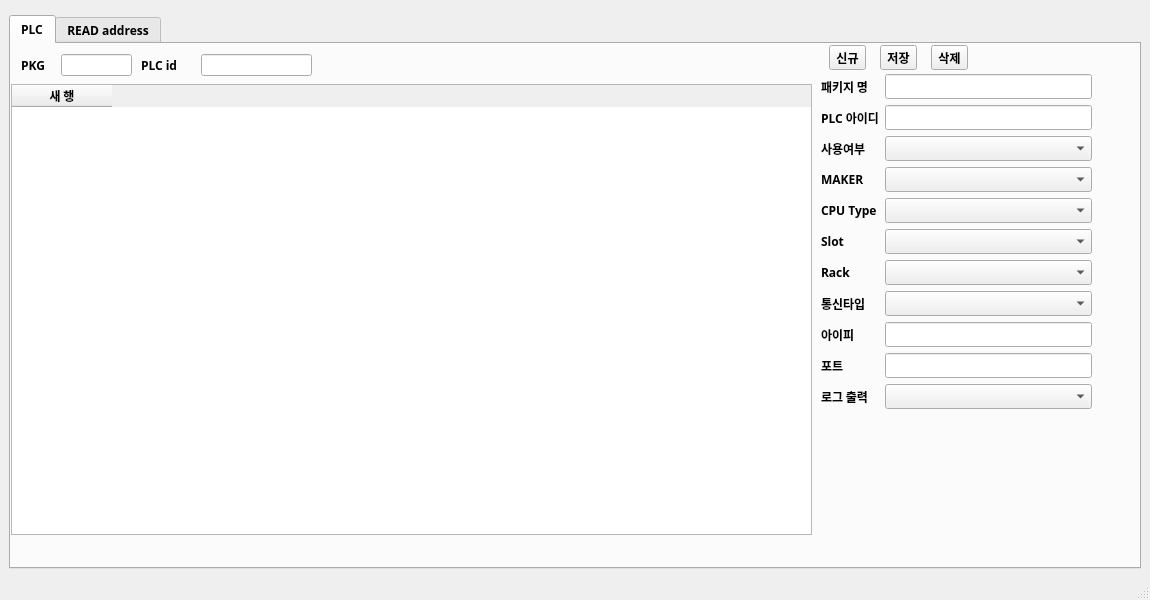
<?xml version="1.0" encoding="UTF-8"?>
<ui version="4.0">
 <class>MainWindow</class>
 <widget class="QMainWindow" name="MainWindow">
  <property name="geometry">
   <rect>
    <x>0</x>
    <y>0</y>
    <width>1150</width>
    <height>600</height>
   </rect>
  </property>
  <property name="sizePolicy">
   <sizepolicy hsizetype="Expanding" vsizetype="Expanding">
    <horstretch>0</horstretch>
    <verstretch>0</verstretch>
   </sizepolicy>
  </property>
  <property name="minimumSize">
   <size>
    <width>1150</width>
    <height>600</height>
   </size>
  </property>
  <property name="maximumSize">
   <size>
    <width>1150</width>
    <height>600</height>
   </size>
  </property>
  <property name="baseSize">
   <size>
    <width>600</width>
    <height>300</height>
   </size>
  </property>
  <property name="font">
   <font>
    <family>맑은 고딕</family>
    <weight>75</weight>
    <bold>true</bold>
   </font>
  </property>
  <property name="windowTitle">
   <string>MainWindow</string>
  </property>
  <widget class="QWidget" name="centralwidget">
   <layout class="QGridLayout" name="gridLayout_2">
    <item row="1" column="1">
     <widget class="Line" name="line">
      <property name="orientation">
       <enum>Qt::Vertical</enum>
      </property>
     </widget>
    </item>
    <item row="2" column="1">
     <widget class="QTabWidget" name="tap_info">
      <property name="currentIndex">
       <number>0</number>
      </property>
      <widget class="QWidget" name="tab">
       <attribute name="title">
        <string>PLC</string>
       </attribute>
       <widget class="QWidget" name="layoutWidget">
        <property name="geometry">
         <rect>
          <x>810</x>
          <y>0</y>
          <width>155</width>
          <height>28</height>
         </rect>
        </property>
        <layout class="QGridLayout" name="gridLayout">
         <item row="0" column="0">
          <widget class="QToolButton" name="btn_addPlc">
           <property name="text">
            <string>신규</string>
           </property>
          </widget>
         </item>
         <item row="0" column="2">
          <widget class="QToolButton" name="btn_delPlc">
           <property name="text">
            <string>삭제</string>
           </property>
          </widget>
         </item>
         <item row="0" column="1">
          <widget class="QToolButton" name="btn_savePlc">
           <property name="text">
            <string>저장</string>
           </property>
          </widget>
         </item>
        </layout>
       </widget>
       <widget class="QWidget" name="formLayoutWidget_2">
        <property name="geometry">
         <rect>
          <x>810</x>
          <y>30</y>
          <width>271</width>
          <height>461</height>
         </rect>
        </property>
        <layout class="QFormLayout" name="formLayout_2">
         <item row="0" column="0">
          <widget class="QLabel" name="label_7">
           <property name="text">
            <string>패키지 명</string>
           </property>
          </widget>
         </item>
         <item row="0" column="1">
          <widget class="QLineEdit" name="PLC_PKG_ID">
           <property name="text">
            <string/>
           </property>
          </widget>
         </item>
         <item row="1" column="0">
          <widget class="QLabel" name="label_8">
           <property name="text">
            <string>PLC 아이디</string>
           </property>
          </widget>
         </item>
         <item row="1" column="1">
          <widget class="QLineEdit" name="PLC_PLC_ID"/>
         </item>
         <item row="3" column="0">
          <widget class="QLabel" name="label_9">
           <property name="text">
            <string>MAKER</string>
           </property>
          </widget>
         </item>
         <item row="3" column="1">
          <widget class="QComboBox" name="PLC_PLC_MAKER"/>
         </item>
         <item row="4" column="0">
          <widget class="QLabel" name="label_12">
           <property name="text">
            <string>CPU Type</string>
           </property>
          </widget>
         </item>
         <item row="4" column="1">
          <widget class="QComboBox" name="PLC_CPU_TY"/>
         </item>
         <item row="5" column="0">
          <widget class="QLabel" name="label_13">
           <property name="text">
            <string>Slot</string>
           </property>
          </widget>
         </item>
         <item row="5" column="1">
          <widget class="QComboBox" name="PLC_SLOT"/>
         </item>
         <item row="6" column="0">
          <widget class="QLabel" name="label_14">
           <property name="text">
            <string>Rack</string>
           </property>
          </widget>
         </item>
         <item row="6" column="1">
          <widget class="QComboBox" name="PLC_RACK"/>
         </item>
         <item row="7" column="0">
          <widget class="QLabel" name="label_18">
           <property name="text">
            <string>통신타입</string>
           </property>
          </widget>
         </item>
         <item row="7" column="1">
          <widget class="QComboBox" name="PLC_COMM_TY"/>
         </item>
         <item row="8" column="0">
          <widget class="QLabel" name="label_16">
           <property name="text">
            <string>아이피</string>
           </property>
          </widget>
         </item>
         <item row="8" column="1">
          <widget class="QLineEdit" name="PLC_PLC_IP"/>
         </item>
         <item row="9" column="0">
          <widget class="QLabel" name="label_15">
           <property name="text">
            <string>포트</string>
           </property>
          </widget>
         </item>
         <item row="9" column="1">
          <widget class="QLineEdit" name="PLC_PLC_PORT"/>
         </item>
         <item row="10" column="0">
          <widget class="QLabel" name="label_11">
           <property name="text">
            <string>로그 출력</string>
           </property>
          </widget>
         </item>
         <item row="10" column="1">
          <widget class="QComboBox" name="PLC_LOG_YN"/>
         </item>
         <item row="2" column="1">
          <widget class="QComboBox" name="PLC_USE_YN"/>
         </item>
         <item row="2" column="0">
          <widget class="QLabel" name="label_10">
           <property name="text">
            <string>사용여부</string>
           </property>
          </widget>
         </item>
        </layout>
       </widget>
       <widget class="QTableWidget" name="list_sk">
        <property name="geometry">
         <rect>
          <x>0</x>
          <y>40</y>
          <width>801</width>
          <height>451</height>
         </rect>
        </property>
        <property name="font">
         <font>
          <family>맑은 고딕</family>
          <pointsize>9</pointsize>
          <weight>75</weight>
          <bold>true</bold>
         </font>
        </property>
        <property name="showDropIndicator" stdset="0">
         <bool>false</bool>
        </property>
        <property name="dragEnabled">
         <bool>false</bool>
        </property>
        <property name="dragDropOverwriteMode">
         <bool>false</bool>
        </property>
        <property name="selectionBehavior">
         <enum>QAbstractItemView::SelectItems</enum>
        </property>
        <column>
         <property name="text">
          <string>새 행</string>
         </property>
        </column>
       </widget>
       <widget class="QLabel" name="label_4">
        <property name="geometry">
         <rect>
          <x>10</x>
          <y>10</y>
          <width>53</width>
          <height>22</height>
         </rect>
        </property>
        <property name="text">
         <string>PKG</string>
        </property>
       </widget>
       <widget class="QLineEdit" name="plc_search_pkg">
        <property name="geometry">
         <rect>
          <x>50</x>
          <y>10</y>
          <width>71</width>
          <height>22</height>
         </rect>
        </property>
       </widget>
       <widget class="QLabel" name="label_5">
        <property name="geometry">
         <rect>
          <x>130</x>
          <y>10</y>
          <width>51</width>
          <height>22</height>
         </rect>
        </property>
        <property name="text">
         <string>PLC id</string>
        </property>
       </widget>
       <widget class="QLineEdit" name="plc_search_plc">
        <property name="geometry">
         <rect>
          <x>190</x>
          <y>10</y>
          <width>111</width>
          <height>22</height>
         </rect>
        </property>
       </widget>
      </widget>
      <widget class="QWidget" name="tab_3">
       <attribute name="title">
        <string>READ address</string>
       </attribute>
       <widget class="QLabel" name="selected_msg">
        <property name="geometry">
         <rect>
          <x>650</x>
          <y>20</y>
          <width>281</width>
          <height>16</height>
         </rect>
        </property>
        <property name="text">
         <string>-</string>
        </property>
       </widget>
       <widget class="QLabel" name="label_6">
        <property name="geometry">
         <rect>
          <x>10</x>
          <y>10</y>
          <width>53</width>
          <height>22</height>
         </rect>
        </property>
        <property name="text">
         <string>PKG</string>
        </property>
       </widget>
       <widget class="QWidget" name="formLayoutWidget_3">
        <property name="geometry">
         <rect>
          <x>810</x>
          <y>30</y>
          <width>271</width>
          <height>461</height>
         </rect>
        </property>
        <layout class="QFormLayout" name="formLayout_3">
         <item row="0" column="0">
          <widget class="QLabel" name="label_17">
           <property name="text">
            <string>패키지 명</string>
           </property>
          </widget>
         </item>
         <item row="0" column="1">
          <widget class="QLineEdit" name="READ_PKG_ID">
           <property name="text">
            <string/>
           </property>
          </widget>
         </item>
         <item row="1" column="0">
          <widget class="QLabel" name="label_19">
           <property name="text">
            <string>PLC 아이디</string>
           </property>
          </widget>
         </item>
         <item row="1" column="1">
          <widget class="QLineEdit" name="READ_PLC_ID"/>
         </item>
         <item row="2" column="0">
          <widget class="QLabel" name="label_28">
           <property name="text">
            <string>사용여부</string>
           </property>
          </widget>
         </item>
         <item row="2" column="1">
          <widget class="QComboBox" name="READ_USE_YN"/>
         </item>
         <item row="3" column="0">
          <widget class="QLabel" name="label_20">
           <property name="text">
            <string>Address</string>
           </property>
          </widget>
         </item>
         <item row="3" column="1">
          <widget class="QLineEdit" name="READ_ADDR"/>
         </item>
         <item row="4" column="0">
          <widget class="QLabel" name="label_21">
           <property name="text">
            <string>Pos</string>
           </property>
          </widget>
         </item>
         <item row="4" column="1">
          <widget class="QLineEdit" name="READ_POS"/>
         </item>
         <item row="5" column="0">
          <widget class="QLabel" name="label_22">
           <property name="text">
            <string>Length</string>
           </property>
          </widget>
         </item>
         <item row="5" column="1">
          <widget class="QLineEdit" name="READ_LENGTH"/>
         </item>
         <item row="6" column="0">
          <widget class="QLabel" name="label_23">
           <property name="text">
            <string>Alias</string>
           </property>
          </widget>
         </item>
         <item row="6" column="1">
          <widget class="QLineEdit" name="READ_ALIAS"/>
         </item>
        </layout>
       </widget>
       <widget class="QLineEdit" name="addr_search_pkg">
        <property name="geometry">
         <rect>
          <x>50</x>
          <y>10</y>
          <width>71</width>
          <height>22</height>
         </rect>
        </property>
       </widget>
       <widget class="QLabel" name="label_29">
        <property name="geometry">
         <rect>
          <x>130</x>
          <y>10</y>
          <width>51</width>
          <height>22</height>
         </rect>
        </property>
        <property name="text">
         <string>PLC id</string>
        </property>
       </widget>
       <widget class="QTableWidget" name="list_sk_2">
        <property name="geometry">
         <rect>
          <x>0</x>
          <y>40</y>
          <width>801</width>
          <height>451</height>
         </rect>
        </property>
        <property name="font">
         <font>
          <family>맑은 고딕</family>
          <pointsize>9</pointsize>
          <weight>75</weight>
          <bold>true</bold>
         </font>
        </property>
        <property name="showDropIndicator" stdset="0">
         <bool>false</bool>
        </property>
        <property name="dragEnabled">
         <bool>false</bool>
        </property>
        <property name="dragDropOverwriteMode">
         <bool>false</bool>
        </property>
        <property name="selectionBehavior">
         <enum>QAbstractItemView::SelectItems</enum>
        </property>
        <column>
         <property name="text">
          <string>새 행</string>
         </property>
        </column>
       </widget>
       <widget class="QLineEdit" name="addr_search_plc">
        <property name="geometry">
         <rect>
          <x>190</x>
          <y>10</y>
          <width>111</width>
          <height>22</height>
         </rect>
        </property>
       </widget>
       <widget class="QWidget" name="layoutWidget_2">
        <property name="geometry">
         <rect>
          <x>810</x>
          <y>0</y>
          <width>155</width>
          <height>28</height>
         </rect>
        </property>
        <layout class="QGridLayout" name="gridLayout_3">
         <item row="0" column="0">
          <widget class="QToolButton" name="btn_addAddr">
           <property name="text">
            <string>신규</string>
           </property>
          </widget>
         </item>
         <item row="0" column="2">
          <widget class="QToolButton" name="btn_delAddr">
           <property name="text">
            <string>삭제</string>
           </property>
          </widget>
         </item>
         <item row="0" column="1">
          <widget class="QToolButton" name="btn_saveAddr">
           <property name="text">
            <string>저장</string>
           </property>
          </widget>
         </item>
        </layout>
       </widget>
      </widget>
     </widget>
    </item>
   </layout>
  </widget>
  <widget class="QMenuBar" name="menubar">
   <property name="geometry">
    <rect>
     <x>0</x>
     <y>0</y>
     <width>1150</width>
     <height>26</height>
    </rect>
   </property>
  </widget>
  <widget class="QStatusBar" name="statusbar"/>
 </widget>
 <resources/>
 <connections/>
</ui>
